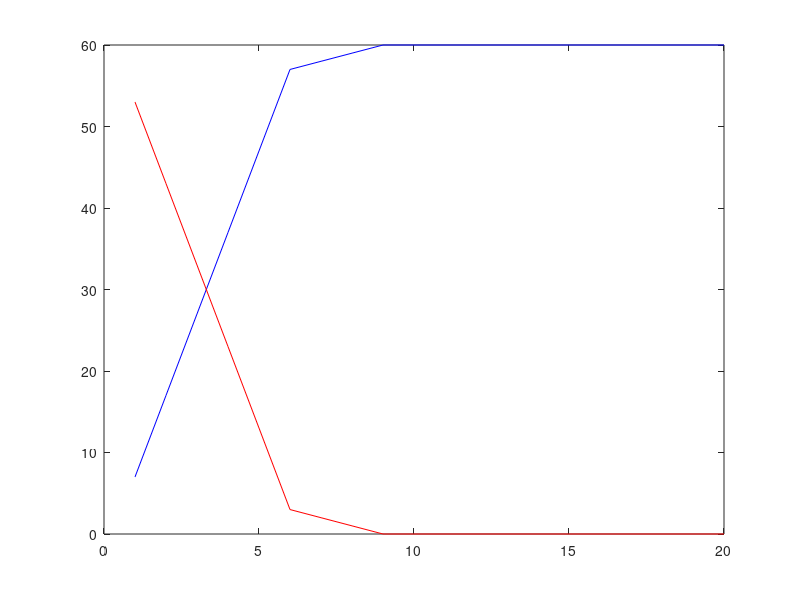

Write the MATLAB code that produced this figure.
N = 20;
y = zeros(1,N);
x = 60 * ones(1,N);
e = zeros(1,N);
f = zeros(1,N);
y(1) = 7;
for i=1:N-1
    e(i) = x(i) - y(i)
  if (e(i) > 10) y(i+1) = y(i) + 10;
  elseif(e(i) > 0) y(i+1) = y(i) + 1;
  elseif(e(i) == 0) y(i+1) = y(i);
  end
end
plot(y,'b-');
hold on;
plot(e,'r-');

